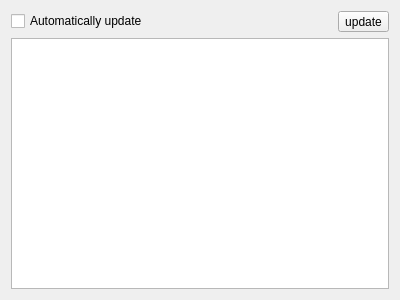
<?xml version="1.0" encoding="UTF-8"?>
<ui version="4.0">
 <class>KWRdfDocker</class>
 <widget class="QWidget" name="KWRdfDocker">
  <property name="geometry">
   <rect>
    <x>0</x>
    <y>0</y>
    <width>400</width>
    <height>300</height>
   </rect>
  </property>
  <property name="windowTitle">
   <string>Form</string>
  </property>
  <layout class="QGridLayout" name="gridLayout">
   <item row="5" column="0">
    <widget class="KWRdfDockerTree" name="semanticView">
     <property name="dragDropMode">
      <enum>QAbstractItemView::DropOnly</enum>
     </property>
     <attribute name="headerVisible">
      <bool>false</bool>
     </attribute>
     <column>
      <property name="text">
       <string notr="true">1</string>
      </property>
     </column>
    </widget>
   </item>
   <item row="1" column="0">
    <layout class="QHBoxLayout" name="horizontalLayout">
     <item>
      <widget class="QCheckBox" name="autoRefresh">
       <property name="text">
        <string>Automatically update</string>
       </property>
      </widget>
     </item>
     <item>
      <widget class="QToolButton" name="refresh">
       <property name="text">
        <string>update</string>
       </property>
      </widget>
     </item>
    </layout>
   </item>
  </layout>
 </widget>
 <customwidgets>
  <customwidget>
   <class>KWRdfDockerTree</class>
   <extends>QTreeWidget</extends>
   <header>dockers/KWRdfDockerTree.h</header>
  </customwidget>
 </customwidgets>
 <resources/>
 <connections/>
</ui>
